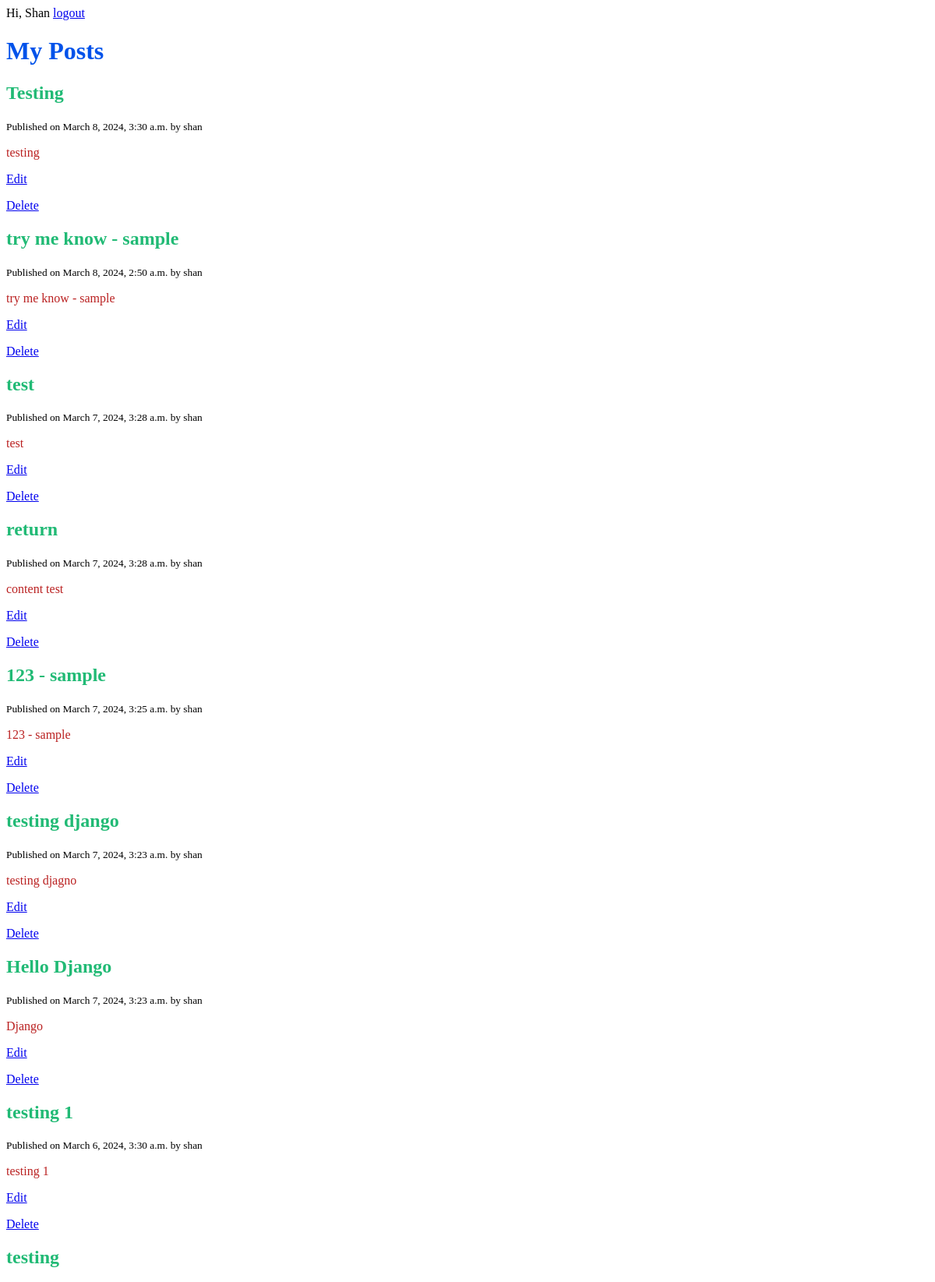
The app's page /blog/home/ (signed in, upper part), older data.
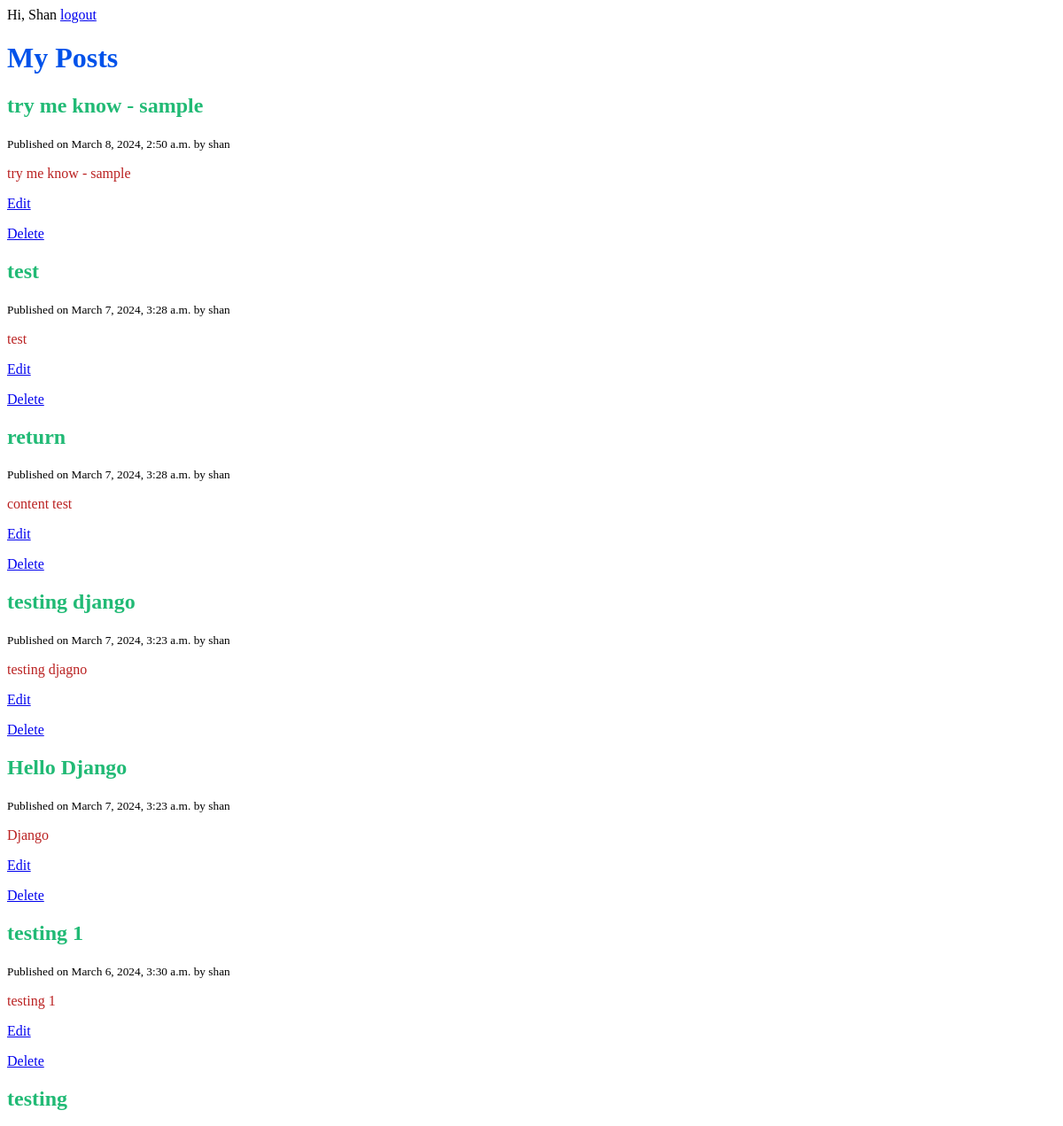
The same page, newer data.
### blog/models.py (models this page shows, shortened)
class Post(models.Model):
    title = models.CharField(max_length=120)
    content = models.TextField()
    published_at = models.DateTimeField(default=timezone.now)
    author = models.ForeignKey(User, on_delete=models.CASCADE)
    class Meta:
        ordering = ['-published_at']

### blog/views.py (the view)
# urls.py: path("home/",views.home, name='posts'),
@login_required
def home(request):
    logger.warning('Homepage was accessed')
    all_data = Post.objects.all()
    context = {
        'posts':all_data,
        'title': 'Zen of Python'
    }
    return render(request,"blog/home.html", context)

### blog/templates/blog/home.html
{% extends 'base.html' %}
{% block content %}
        <h1>My Posts</h1>
	{% for post in posts%}
	<h2>{{ post.title }}</h2>
	<small>Published on {{ post.published_at }} by {{ post.author}}</small>
	<p>{{ post.content }}</p>
	<p> <a href= "{% url 'edit-post' post.id %}"> Edit</a></p>
	<p> <a href= "{% url 'delete-post' post.id %}"> Delete</a></p>
	{% endfor%}
{% endblock %}

Row changes from the older to the newer data that the page shows:
removed Post: title "Testing", published_at "March 8, 2024, 3:30 a.m.", author "shan", content "testing"
removed Post: title "123 - sample", published_at "March 7, 2024, 3:25 a.m.", author "shan", content "123 - sample"
